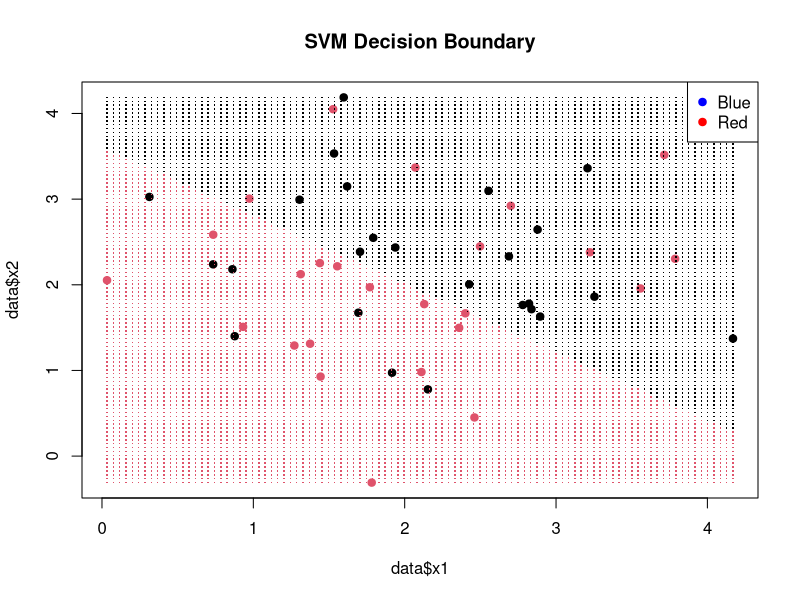
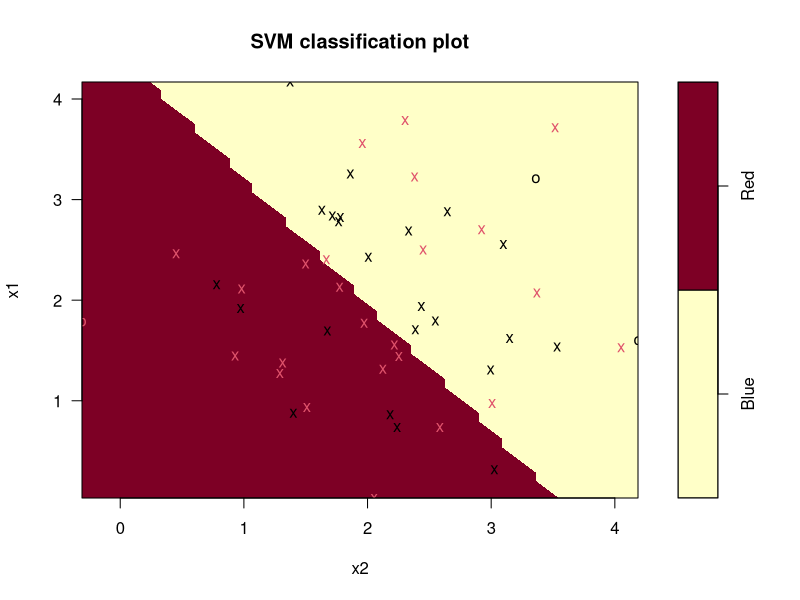
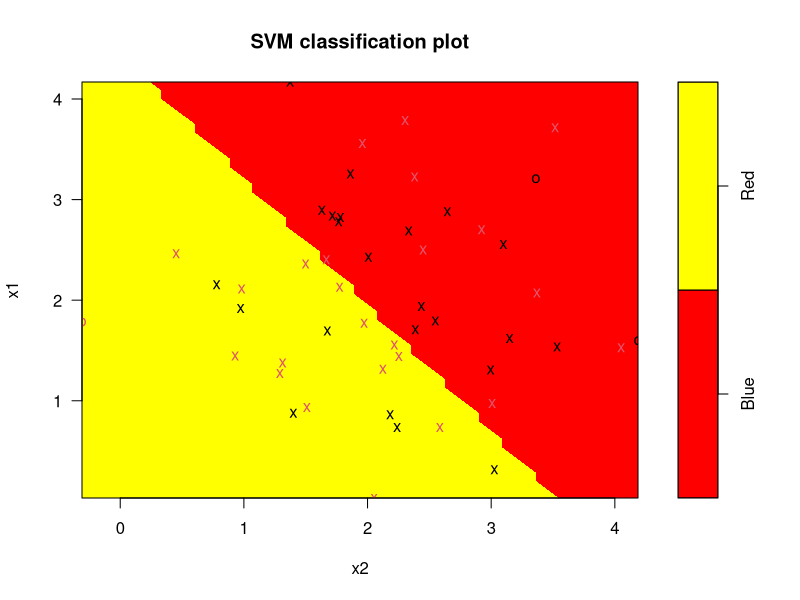

The R source for these figures, in order:
## ---- chunk 1
# Install e1071 (if not already installed)
# install.packages("e1071")

# Load the library
library(e1071)
## ---- chunk 2
# Create a toy dataset
set.seed(123)
data <- data.frame(
  x1 = rnorm(50, mean = 2),
  x2 = rnorm(50, mean = 2),
  label = c(rep("Red", 25), rep("Blue", 25)) |> as.factor()
)

# Train an SVM
svm_model <- svm(label ~ ., data = data, kernel = "linear")
## ---- chunk 3
# Create a grid of points for prediction
x1_grid <- seq(min(data$x1), max(data$x1), length.out = 100)
x2_grid <- seq(min(data$x2), max(data$x2), length.out = 100)
grid <- expand.grid(x1 = x1_grid, x2 = x2_grid)

# Predict class labels for the grid
predicted_labels <- predict(svm_model, newdata = grid)

# Plot the decision boundary
plot(data$x1, data$x2, col = factor(data$label), pch = 19, main = "SVM Decision Boundary")
points(grid$x1, grid$x2, col = factor(predicted_labels), pch = ".", cex = 1.5)
legend("topright", legend = levels(data$label), col = c("blue", "red"), pch = 19)
## ---- chunk 4
plot(svm_model, data = data)

# Change the colors
plot(svm_model, data = data, color.palette = heat.colors)
